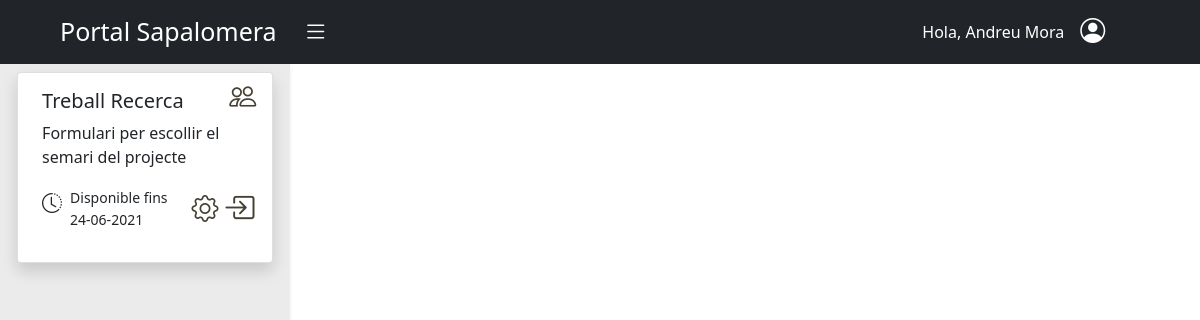
/aplicacions/ (signed in), run on the app's committed database.
### aplicacions/models.py (models this page shows, shortened)
class Aplicacio(models.Model):
    nom = models.CharField(max_length=30)
    descripcio = models.CharField(max_length=200)
    data_limit_inici = models.DateField()
    data_limit_fi = models.DateField()
    url_acces = models.CharField(max_length=60,blank=True)
    url_backend = models.CharField(max_length=60,blank=True)
    llista_grups = models.ManyToManyField(Group,blank=True)
    llista_encarregats = models.ManyToManyField(User,limit_choices_to={"rol__id_rol":1},blank=True)
    objects = models.Manager()
    llistatAplicacions= LListaAplicacions()
    class Meta:
        verbose_name_plural = 'Aplicacions'

### aplicacions/views.py (the view)
# urls.py: path('', AplicacioLlistatView.as_view(), name='llistat-aplicacio'),
class AplicacioLlistatView(LoginRequiredMixin, generic.ListView):
    template_name = "aplicacions/llistar_aplicacions.html"
    context_object_name = "llista_aplicacions"
    def get_queryset(self):
       aplicacions =  Aplicacio.llistatAplicacions.per_usuari(self.request.user)
       return aplicacions

### aplicacions/modelManagers.py (called while the page is built)
    def per_usuari(self, user):
        today = date.today()
        if user.is_staff:
            return self.get_queryset().all()
        if user.rol.id_rol == 1:
            return self.get_queryset().filter(llista_encarregats__exact=user)
        else:
            return self.get_queryset().filter(llista_grups__in=user.groups.all()).filter(data_limit_fi__gte=today,data_limit_inici__lte=today).distinct()

### aplicacions/templates/aplicacions/llistar_aplicacions.html (shortened to what this page needs)
{% extends "base.html" %} {% block content %}
<div id="wrapper">
    <div class="container-fluid">
        <div id="sidebar-wrapper" class="color-sidebar shadow-sm" style="height:99vh">
            <ul class="sidebar-nav ">
                <div class="row d-flex justify-content-center">
                    <div class="col-11">
                        {% if llista_aplicacions %} {% for aplicacio in llista_aplicacions %}
                        <div class="card mx-1 mt-2 shadow  rounded-2">
                            {% if user.rol.id_rol == 1 or user.is_staff %}
                            <div id="gestioGrupsIcon"  role="button">
                                <a href="{% url 'aplicacions:llistar-grups-encarregats' aplicacio.id %}"><i class="icones-color bi bi-people" style="font-size: 27px;"></i></a>
                            </div>
                            {% endif %}
                            <div class="card-body  ms-2">
                                <h5 class="card-title ">{{ aplicacio.nom }}</h5>
                                <p class="card-text">{{ aplicacio.descripcio }}</p>
                                <div class="row">
                                    <div class="col-1  me-1 mt-1 ">
                                        <i class="bi bi-clock-history fa-9x" style="font-size: 20px;"></i>
                                    </div>
                                    <div class="col-md-auto">
                                        <small>
                                            Disponible fins
                                            <p>{{ aplicacio.data_limit_fi | date:'d-m-Y' }}</p>
                                        </small>
                                    </div>
                                    {% if user.rol.id_rol == 1 or user.is_staff %}
                                    <div role="button" class="col-1 mt-1">
                                        <a {% if aplicacio.url_backend %} href="{% url aplicacio.url_backend %}" {% endif %}><i class="icones-color bi bi-gear" style="font-size: 27px;"></i></a>
                                    </div>
                                    {% endif %}
                                    <div role="button" class="col-1 ms-2">
                                        <a {% if aplicacio.url_acces  %} href="{% url aplicacio.url_acces %}" {% endif %}><i class="icones-color bi bi-box-arrow-in-right" style="font-size: 31px;"></i></a>
                                    </div>
                                </div>
                            </div>
                        </div>
                        {% endfor %}
                        {% endif %}
                    </div>
                </div>
            </ul>
        </div>
        <div id="page-content-wrapper" class="overflow-auto" style="height:85vh">
        </div>
    </div>
</div>
{% endblock content %}

### templates/navbar.html (shortened to what this page needs)
<nav class="navbar navbar-expand-lg navbar-dark  bg-dark">
  <div class="container-fluid">
    <a class="navbar-brand ps-5" style="font-size: 25px;">
      Portal Sapalomera
      <i id="menu-toggle" type="button" class="navbar-toggle collapsed bg-dark bi bi-list" style="padding-left: 20px; font-size:25px;"collapse" data-target="#navbar" aria-expanded="false" aria-controls="navbar"></i>
    </a>
    <div style="margin-right: 5%;">
      <ul class="navbar-nav" >
        <li class="nav-item"><a class="nav-link" style="color: white;" >Hola, {{user.get_full_name}}</a></li>
        <div class="dropdown pe-4">
          <a class="p-0 ps-2 text-dark" role="button" id="dropdownMenuLink"  data-bs-toggle="dropdown" aria-expanded="false">
            <i class=" bi bi-person-circle text-white" style="font-size: 25px;"></i>
          </a>
        </div>
      </ul>
    </div>
  </div>
</nav>

### static/css/style.css (style rules this page uses)
#wrapper { padding-left: 0; -webkit-transition: all 0.5s ease; -moz-transition: all 0.5s ease; -o-transition: all 0.5s ease; transition: all 0.5s ease; }
.color-sidebar { background:#EBEBEB !important; }
#sidebar-wrapper { overflow-y: scroll; overflow-x: hidden; position: fixed; left: 290px; z-index: 1000; overflow-y: auto; margin-left: -290px; width: 0; height: 100%; background:#212529; -webkit-transition: all 0.5s ease; -moz-transition: all 0.5s ease; -o-transition: all 0.5s ease; transition: all 0.5s ease; }
#page-content-wrapper { padding: 15px; width: 100%; }
#gestioGrupsIcon { position: absolute; left: 80%; top: 0; transform: translate(30%, 10%); }
.icones-color { color:#464033; }
.sidebar-nav { position: absolute; top: 0; margin: 0; padding: 0; width: 290px; list-style: none; }
@media (min-width: 768px) { #wrapper { padding-left: 290px; } }
@media (min-width: 768px) { #sidebar-wrapper { width: 290px; } }
@media (min-width: 768px) { #page-content-wrapper { padding: 20px; } }

### data on the page
Aplicacio: nom "Treball Recerca", descripcio "Formulari per escollir el semari del projecte", data_limit_fi "24-06-2021"

### other printed values
{{ user.get_full_name }} "Andreu Mora"
